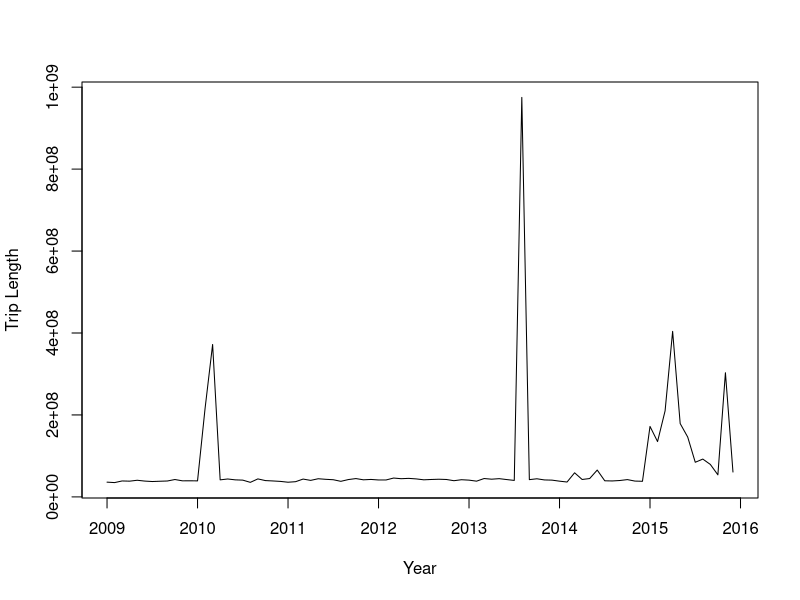
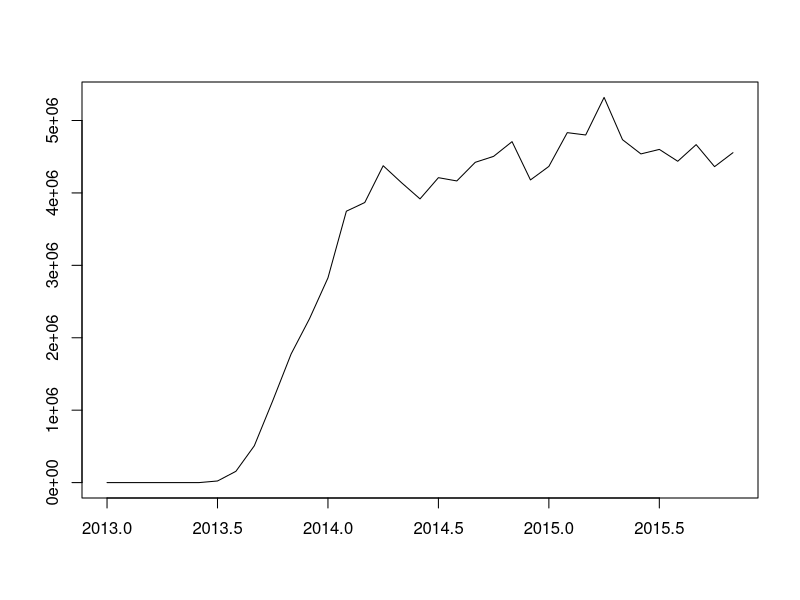
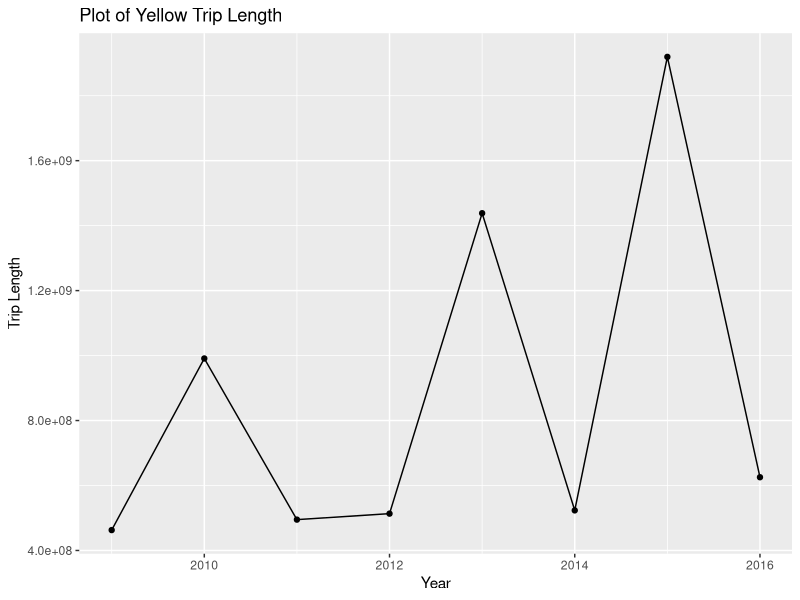
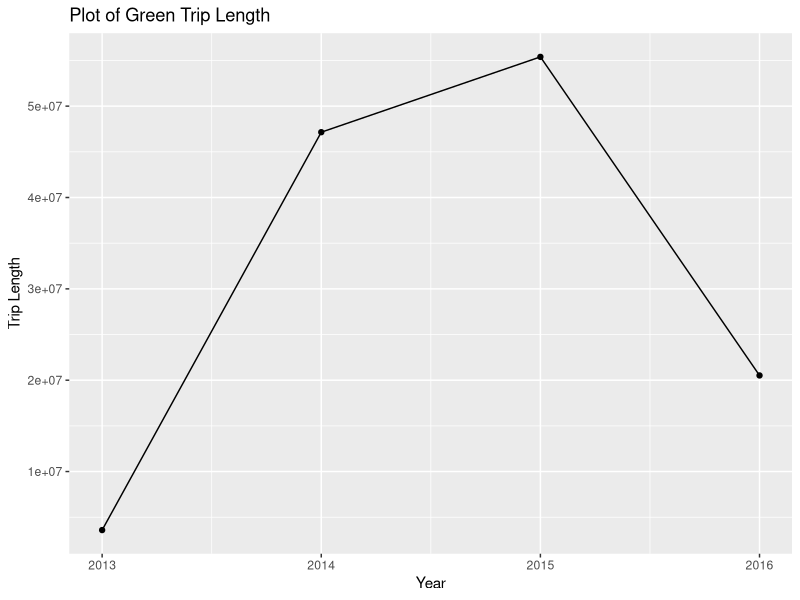
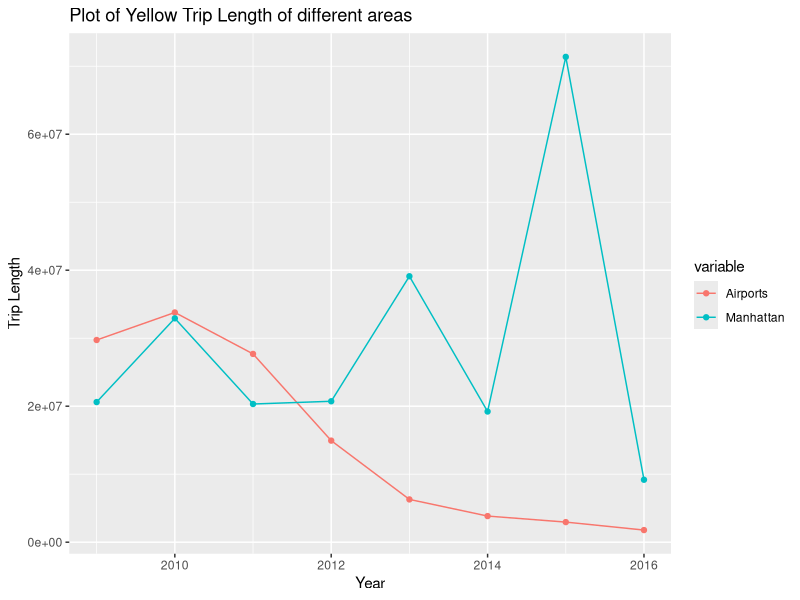

These charts were generated, in order, by the following R code:
## ---- chunk 1
knitr::opts_chunk$set(echo = TRUE)
## ---- chunk 2
library(ggplot2)
library(reshape2)
data = read.csv("trip_length.csv")
## ---- chunk 3
datayellow=read.csv("09-15.csv")
ts.plot(ts(datayellow[,-1], start = c(2009,1), frequency = 12), gpars = list(xlab = "Year", ylab = "Trip Length", lty=1))
## ---- chunk 4
datagreen=read.csv("green13-15.csv")
ts.plot(ts(datagreen[,-1], start = c(2013,1), frequency = 12), gpars = list(xlab = " ", ylab = " ", lty=1))
## ---- chunk 5
yellowData = data[data['color'] == 'yellow', ]
## ---- chunk 6
#plot(yellowData["year"], yellowData["trip_length"])
#plot(yellowData$year, yellowData$trip_length, type="l")

ggplot(data=yellowData, aes(x=year, y=trip_length, group=1)) +
  geom_line()+
  geom_point() + 
  labs(title="Plot of Yellow Trip Length",x="Year", y = "Trip Length")
## ---- chunk 7
greenData = data[data['color'] == 'green', ]
#plot(greenData$year, greenData$trip_length, type="l")

ggplot(data=greenData, aes(x=year, y=trip_length, group=1)) +
  geom_line()+
  geom_point() + 
  labs(title="Plot of Green Trip Length",x="Year", y = "Trip Length")
## ---- chunk 8
var.test(greenData$trip_length, yellowData$trip_length)
## ---- chunk 9
t.test(greenData$trip_length, yellowData$trip_length)
## ---- chunk 10
trip_area = read.csv("trip_area.csv")

trip_area$Airports = 1000 * trip_area$Airports
trip_area_melt <- melt(trip_area, id="Year") 

ggplot(data=trip_area_melt,
       aes(x=Year, y=value, colour=variable)) +
       geom_line() + geom_point() +
  labs(title="Plot of Yellow Trip Length of different areas",x="Year", y = "Trip Length")

## ---- chunk 11
t.test(trip_area$Manhattan,trip_area$Airports)
